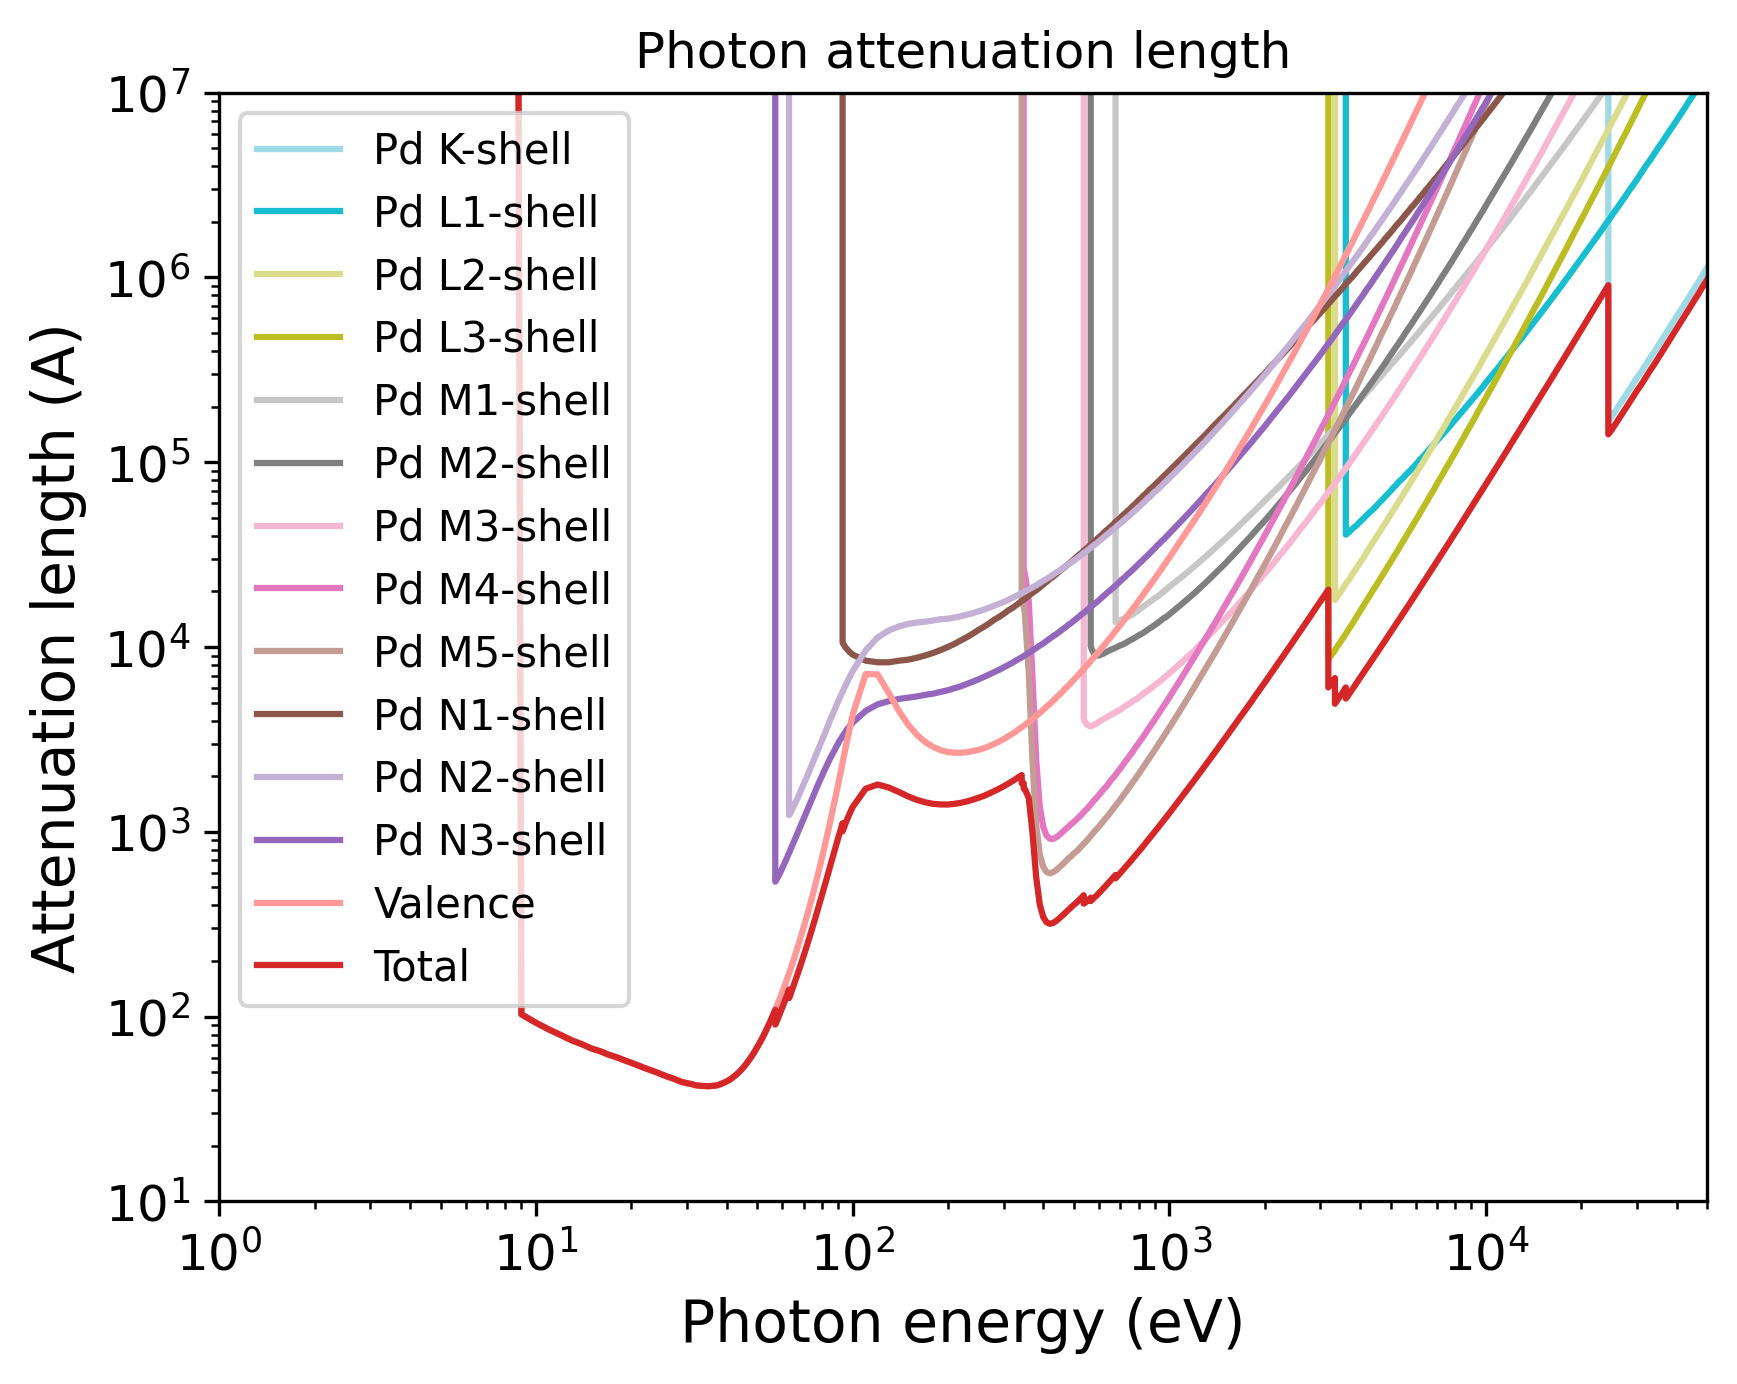

Write Python code to recreate this figure.
import pandas as pd
import numpy as np
import matplotlib.pyplot as plt
import matplotlib.cm as cm
# Set the format:
plt.xlabel("Photon energy (eV)", fontsize=14)
plt.ylabel("Attenuation length (A)", fontsize=14)
plt.xticks(fontsize=12)
plt.yticks(fontsize=12)
plt.grid(False)
# Set the axes:
# Read the output file:
df = pd.read_csv(r"OUTPUT_Pd_Photon_IMFP.dat", sep=r'\s+', header=None, comment="#", skipinitialspace=True)
plt.xscale("log")
plt.yscale("log")
# Prepare the plot:
columns_to_plot = [ 1, 2, 3, 4, 5, 6, 7, 8, 9, 10, 11, 12, 13, 14]
labels = [ "Pd K-shell", "Pd L1-shell", "Pd L2-shell", "Pd L3-shell", "Pd M1-shell", "Pd M2-shell", "Pd M3-shell", "Pd M4-shell", "Pd M5-shell", "Pd N1-shell", "Pd N2-shell", "Pd N3-shell", "Valence", "Total"]
# Create N distinct colors from a colormap
N = len(columns_to_plot)
colors = plt.cm.tab20(np.linspace(1, 0, 20))
# Set line styles:
linestyles = [ "-", "-", "-", "-", "-", "-", "-", "-", "-", "-", "-", "-", "-", "-"]
for i, col in enumerate(columns_to_plot):
    color = colors[i % len(colors)]
    ls    = linestyles[i % len(linestyles)]
    label = labels[i % len(labels)]
    plt.plot(df.iloc[:, 0], df.iloc[:, col],
    color=color,
    label=label,
    linestyle=ls)
plt.xlim(1.00000000,50000.00000000)
plt.ylim(10.00000000,10000000.00000000)
plt.title("Photon attenuation length")
plt.legend(loc="best", fontsize=10)
# Save the plot in this format:
plt.savefig("OUTPUT_MFP_photon.png", dpi=300, bbox_inches="tight")
